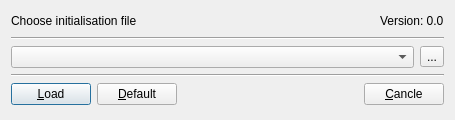
<?xml version="1.0" encoding="UTF-8"?>
<ui version="4.0">
 <class>FPGA_InterfaceIniSelectionWindow</class>
 <widget class="QDialog" name="FPGA_InterfaceIniSelectionWindow">
  <property name="geometry">
   <rect>
    <x>0</x>
    <y>0</y>
    <width>455</width>
    <height>120</height>
   </rect>
  </property>
  <property name="sizePolicy">
   <sizepolicy hsizetype="Preferred" vsizetype="Fixed">
    <horstretch>0</horstretch>
    <verstretch>0</verstretch>
   </sizepolicy>
  </property>
  <property name="minimumSize">
   <size>
    <width>455</width>
    <height>120</height>
   </size>
  </property>
  <property name="maximumSize">
   <size>
    <width>600</width>
    <height>120</height>
   </size>
  </property>
  <property name="windowTitle">
   <string>FPGA-Interface: Choose initialisation file</string>
  </property>
  <property name="layoutDirection">
   <enum>Qt::LeftToRight</enum>
  </property>
  <property name="sizeGripEnabled">
   <bool>false</bool>
  </property>
  <layout class="QGridLayout" name="gridLayout_4">
   <item row="0" column="0">
    <layout class="QGridLayout" name="gridLayout_3">
     <item row="0" column="0">
      <widget class="QLabel" name="m_label_text">
       <property name="sizePolicy">
        <sizepolicy hsizetype="Preferred" vsizetype="Fixed">
         <horstretch>0</horstretch>
         <verstretch>0</verstretch>
        </sizepolicy>
       </property>
       <property name="text">
        <string>Choose initialisation file</string>
       </property>
      </widget>
     </item>
     <item row="0" column="1">
      <spacer name="horizontalSpacer">
       <property name="orientation">
        <enum>Qt::Horizontal</enum>
       </property>
       <property name="sizeHint" stdset="0">
        <size>
         <width>40</width>
         <height>20</height>
        </size>
       </property>
      </spacer>
     </item>
     <item row="0" column="2">
      <widget class="QLabel" name="m_label_Version">
       <property name="text">
        <string>Version: 0.0</string>
       </property>
      </widget>
     </item>
    </layout>
   </item>
   <item row="1" column="0">
    <widget class="Line" name="line">
     <property name="orientation">
      <enum>Qt::Horizontal</enum>
     </property>
    </widget>
   </item>
   <item row="2" column="0">
    <layout class="QGridLayout" name="gridLayout">
     <item row="0" column="0">
      <widget class="QComboBox" name="m_cbIniFile">
       <property name="editable">
        <bool>false</bool>
       </property>
      </widget>
     </item>
     <item row="0" column="1">
      <widget class="QToolButton" name="m_tbSelectIniFile">
       <property name="text">
        <string>...</string>
       </property>
      </widget>
     </item>
    </layout>
   </item>
   <item row="3" column="0">
    <widget class="Line" name="line_2">
     <property name="orientation">
      <enum>Qt::Horizontal</enum>
     </property>
    </widget>
   </item>
   <item row="4" column="0">
    <layout class="QGridLayout" name="gridLayout_2">
     <item row="0" column="0">
      <widget class="QPushButton" name="m_btnLoad">
       <property name="text">
        <string>&amp;Load</string>
       </property>
      </widget>
     </item>
     <item row="0" column="1">
      <widget class="QPushButton" name="m_btnStd">
       <property name="text">
        <string>&amp;Default</string>
       </property>
      </widget>
     </item>
     <item row="0" column="2">
      <spacer>
       <property name="orientation">
        <enum>Qt::Horizontal</enum>
       </property>
       <property name="sizeHint" stdset="0">
        <size>
         <width>51</width>
         <height>20</height>
        </size>
       </property>
      </spacer>
     </item>
     <item row="0" column="3">
      <widget class="QPushButton" name="m_btnCancel">
       <property name="text">
        <string>&amp;Cancle</string>
       </property>
      </widget>
     </item>
    </layout>
   </item>
  </layout>
 </widget>
 <resources/>
 <connections/>
</ui>
